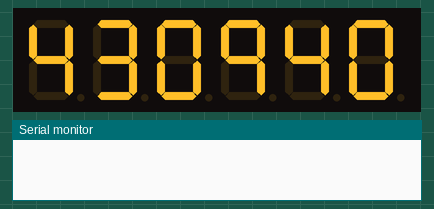
This sketch was run on a simulated Arduino Uno, built with avr-gcc and run on an emulated ATmega328P. On the bench: 6-digit seven-segment display, the last lines printed to the serial monitor. Wiring (inferred from the names in the program): 6-digit 7-segment display, segments lit when HIGH: segments pin 6, pin 7, pin 5, pin 4, pin 3, pin 8, pin 2; digit selects A2, A1, A0, A5, A4, A3. The segment pins are drawn as the display they are named for.

Above: at 0.1 s.
At 6.2 s:
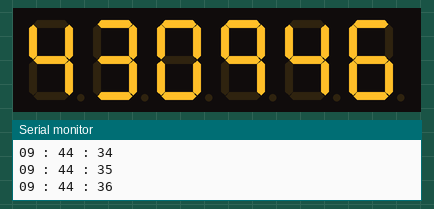
At 9.2 s:
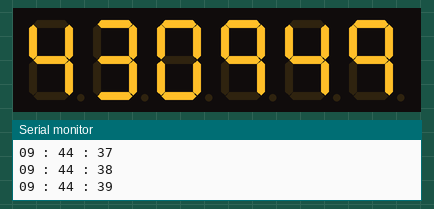
At 18.4 s:
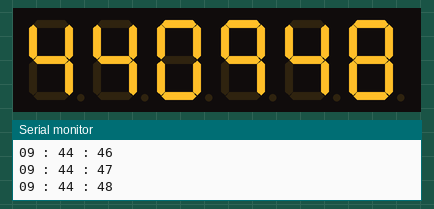
At 28.5 s:
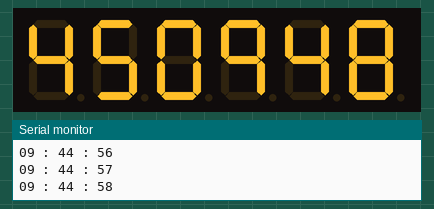
At 38.7 s:
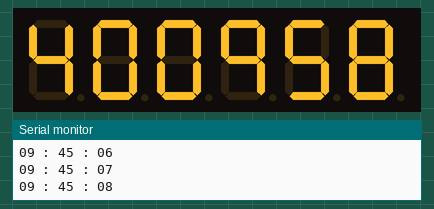

The sketch:

KAYODE2.ino
```cpp
unsigned long former_time = 0;
int a1 = 0, a2 = 3, b1 = 4, b2 = 4, c1 = 9, c2 = 0;
int a = 6, b = 7, c = 5, d = 4, e = 3, f = 8, g = 2;
int AA1 = A3, AA2 = A1, BB1 = A4, BB2 = A2, CC1 = A5, CC2 = A0;
int del = 2;
int off_p = 1;
void setup() {
  // put your setup code here, to run once:
  Serial.begin(9600);
  pinMode(a, OUTPUT);
  pinMode(b, OUTPUT);
  pinMode(c, OUTPUT);
  pinMode(d, OUTPUT);
  pinMode(e, OUTPUT);
  pinMode(f, OUTPUT);
  pinMode(g, OUTPUT);
  pinMode(AA1, OUTPUT);
  pinMode(BB1, OUTPUT);
  pinMode(AA2, OUTPUT);
  pinMode(BB2, OUTPUT);
  pinMode(CC1, OUTPUT);
  pinMode(CC2, OUTPUT);
  digitalWrite(CC2, HIGH);
  digitalWrite(CC1, HIGH);
  digitalWrite(BB2, HIGH);
  digitalWrite(BB1, HIGH);
  digitalWrite(AA2, HIGH);
  digitalWrite(AA1, HIGH);
}

void loop() {
    // put your main code here, to run repeatedly:
    if (millis() >= former_time + 1000) {
      former_time = millis();
      a1++;
      if (a1 > 9) {
        a1 = 0;
        a2++;
      }
      if (a2 >= 6) {
        a2 = 0;
        b1++;
      }

      if (b1 > 9) {
        b1 = 0;
        b2++;
      }
      if (b2 >= 6) {
        b2 = 0;
        c1++;
      }

      if (c1 > 9) {
        c1 = 0;
        c2++;
      }
      if (c2 == 1 && c1 == 2) {
        c1 = 0;
        c2 = 0;
      }
      Serial.print(c2);
      Serial.print(c1);
      Serial.print(" : ");
      Serial.print(b2);
      Serial.print(b1);
      Serial.print(" : ");
      Serial.print(a2);
      Serial.println(a1);
    }

  digits(a1);
  digitalWrite(AA1, LOW);
  digitalWrite(AA2, HIGH);
  digitalWrite(BB1, HIGH);
  digitalWrite(BB2, HIGH);
  digitalWrite(CC1, HIGH);
  digitalWrite(CC2, HIGH);
  delay(del);
  digitalWrite(AA1, HIGH);
  digitalWrite(AA2, HIGH);
  digitalWrite(BB1, HIGH);
  digitalWrite(BB2, HIGH);
  digitalWrite(CC1, HIGH);
  digitalWrite(CC2, HIGH);
  delay(off_p);
  digits(a2);
  digitalWrite(AA1, HIGH);
  digitalWrite(AA2, LOW);
  digitalWrite(BB1, HIGH);
  digitalWrite(BB2, HIGH);
  digitalWrite(CC1, HIGH);
  digitalWrite(CC2, HIGH);
  delay(del);
  digitalWrite(AA1, HIGH);
  digitalWrite(AA2, HIGH);
  digitalWrite(BB1, HIGH);
  digitalWrite(BB2, HIGH);
  digitalWrite(CC1, HIGH);
  digitalWrite(CC2, HIGH);
  delay(off_p);

  digits(b1);
  digitalWrite(AA1, HIGH);
  digitalWrite(AA2, HIGH);
  digitalWrite(BB1, LOW);
  digitalWrite(BB2, HIGH);
  digitalWrite(CC1, HIGH);
  digitalWrite(CC2, HIGH);
  delay(del);
  digitalWrite(AA1, HIGH);
  digitalWrite(AA2, HIGH);
  digitalWrite(BB1, HIGH);
  digitalWrite(BB2, HIGH);
  digitalWrite(CC1, HIGH);
  digitalWrite(CC2, HIGH);
  delay(off_p);
  digits(b2);
  digitalWrite(AA1, HIGH);
  digitalWrite(AA2, HIGH);
  digitalWrite(BB1, HIGH);
  digitalWrite(BB2, LOW);
  digitalWrite(CC1, HIGH);
  digitalWrite(CC2, HIGH);
  delay(del);
  digitalWrite(AA1, HIGH);
  digitalWrite(AA2, HIGH);
  digitalWrite(BB1, HIGH);
  digitalWrite(BB2, HIGH);
  digitalWrite(CC1, HIGH);
  digitalWrite(CC2, HIGH);
  delay(off_p);

  digits(c1);
  digitalWrite(AA1, HIGH);
  digitalWrite(AA2, HIGH);
  digitalWrite(BB1, HIGH);
  digitalWrite(BB2, HIGH);
  digitalWrite(CC1, LOW);
  digitalWrite(CC2, HIGH);
  delay(del);
  digitalWrite(AA1, HIGH);
  digitalWrite(AA2, HIGH);
  digitalWrite(BB1, HIGH);
  digitalWrite(BB2, HIGH);
  digitalWrite(CC1, HIGH);
  digitalWrite(CC2, HIGH);
  delay(off_p);
  digits(c2);
  digitalWrite(AA1, HIGH);
  digitalWrite(AA2, HIGH);
  digitalWrite(BB1, HIGH);
  digitalWrite(BB2, HIGH);
  digitalWrite(CC1, HIGH);
  digitalWrite(CC2, LOW);
  delay(del);
  digitalWrite(AA1, HIGH);
  digitalWrite(AA2, HIGH);
  digitalWrite(BB1, HIGH);
  digitalWrite(BB2, HIGH);
  digitalWrite(CC1, HIGH);
  digitalWrite(CC2, HIGH);
  delay(off_p);
}


void digits(int seg) {
  switch (seg) {
    case 0:
      digitalWrite(a, HIGH);
      digitalWrite(b, HIGH);
      digitalWrite(c, HIGH);
      digitalWrite(d, HIGH);
      digitalWrite(e, HIGH);
      digitalWrite(f, HIGH);
      digitalWrite(g, LOW);
      break;
    case 1:
      digitalWrite(a, LOW);
      digitalWrite(b, HIGH);
      digitalWrite(c, HIGH);
      digitalWrite(d, LOW);
      digitalWrite(e, LOW);
      digitalWrite(f, LOW);
      digitalWrite(g, LOW);
      break;
    case 2:
      digitalWrite(a, HIGH);
      digitalWrite(b, HIGH);
      digitalWrite(c, LOW);
      digitalWrite(d, HIGH);
      digitalWrite(e, HIGH);
      digitalWrite(f, LOW);
      digitalWrite(g, HIGH);
      break;
    case 3:
      digitalWrite(a, HIGH);
      digitalWrite(b, HIGH);
      digitalWrite(c, HIGH);
      digitalWrite(d, HIGH);
      digitalWrite(e, LOW);
      digitalWrite(f, LOW);
      digitalWrite(g, HIGH);
      break;
    case 4:
      digitalWrite(a, LOW);
      digitalWrite(b, HIGH);
      digitalWrite(c, HIGH);
      digitalWrite(d, LOW);
      digitalWrite(e, LOW);
      digitalWrite(f, HIGH);
      digitalWrite(g, HIGH);
      break;
    case 5:
      digitalWrite(a, HIGH);
      digitalWrite(b, LOW);
      digitalWrite(c, HIGH);
      digitalWrite(d, HIGH);
      digitalWrite(e, LOW);
      digitalWrite(f, HIGH);
      digitalWrite(g, HIGH);
      break;
    case 6:
      digitalWrite(a, HIGH);
      digitalWrite(b, LOW);
      digitalWrite(c, HIGH);
      digitalWrite(d, HIGH);
      digitalWrite(e, HIGH);
      digitalWrite(f, HIGH);
      digitalWrite(g, HIGH);
      break;
    case 7:
      digitalWrite(a, HIGH);
      digitalWrite(b, HIGH);
      digitalWrite(c, HIGH);
      digitalWrite(d, LOW);
      digitalWrite(e, LOW);
      digitalWrite(f, LOW);
      digitalWrite(g, LOW);
      break;
    case 8:
      digitalWrite(a, HIGH);
      digitalWrite(b, HIGH);
      digitalWrite(c, HIGH);
      digitalWrite(d, HIGH);
      digitalWrite(e, HIGH);
      digitalWrite(f, HIGH);
      digitalWrite(g, HIGH);
      break;
    case 9:
      digitalWrite(a, HIGH);
      digitalWrite(b, HIGH);
      digitalWrite(c, HIGH);
      digitalWrite(d, LOW);
      digitalWrite(e, LOW);
      digitalWrite(f, HIGH);
      digitalWrite(g, HIGH);
      break;


    case 10:
      digitalWrite(a, HIGH);
      digitalWrite(b, LOW);
      digitalWrite(c, LOW);
      digitalWrite(d, LOW);
      digitalWrite(e, LOW);
      digitalWrite(f, LOW);
      digitalWrite(g, LOW);
      break;
    case 11:
      digitalWrite(a, LOW);
      digitalWrite(b, HIGH);
      digitalWrite(c, LOW);
      digitalWrite(d, LOW);
      digitalWrite(e, LOW);
      digitalWrite(f, LOW);
      digitalWrite(g, LOW);
      break;
    case 12:
      digitalWrite(a, LOW);
      digitalWrite(b, LOW);
      digitalWrite(c, HIGH);
      digitalWrite(d, LOW);
      digitalWrite(e, LOW);
      digitalWrite(f, LOW);
      digitalWrite(g, LOW);
      break;
    case 13:
      digitalWrite(a, LOW);
      digitalWrite(b, LOW);
      digitalWrite(c, LOW);
      digitalWrite(d, HIGH);
      digitalWrite(e, LOW);
      digitalWrite(f, LOW);
      digitalWrite(g, LOW);
      break;
    case 14:
      digitalWrite(a, LOW);
      digitalWrite(b, LOW);
      digitalWrite(c, LOW);
      digitalWrite(d, LOW);
      digitalWrite(e, HIGH);
      digitalWrite(f, LOW);
      digitalWrite(g, LOW);
      break;
    case 15:
      digitalWrite(a, LOW);
      digitalWrite(b, LOW);
      digitalWrite(c, LOW);
      digitalWrite(d, LOW);
      digitalWrite(e, LOW);
      digitalWrite(f, HIGH);
      digitalWrite(g, LOW);
      break;
    case 16:
      digitalWrite(a, LOW);
      digitalWrite(b, LOW);
      digitalWrite(c, LOW);
      digitalWrite(d, LOW);
      digitalWrite(e, LOW);
      digitalWrite(f, LOW);
      digitalWrite(g, HIGH);
      break;
  }
}
```

Measured:
- what the display in image 0 shows lasts 1.1 s, from 0.0 s to 1.1 s
